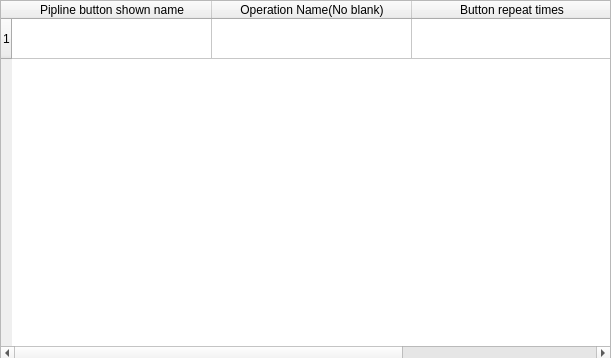
<?xml version="1.0" encoding="UTF-8"?>
<ui version="4.0">
 <class>OperationPipelineSetting</class>
 <widget class="QWidget" name="OperationPipelineSetting">
  <property name="geometry">
   <rect>
    <x>0</x>
    <y>0</y>
    <width>611</width>
    <height>358</height>
   </rect>
  </property>
  <property name="windowTitle">
   <string>Patient information pattern setting</string>
  </property>
  <widget class="QTableWidget" name="tableWidget">
   <property name="geometry">
    <rect>
     <x>0</x>
     <y>0</y>
     <width>611</width>
     <height>361</height>
    </rect>
   </property>
   <property name="acceptDrops">
    <bool>false</bool>
   </property>
   <property name="autoScroll">
    <bool>true</bool>
   </property>
   <property name="textElideMode">
    <enum>Qt::ElideMiddle</enum>
   </property>
   <property name="showGrid">
    <bool>true</bool>
   </property>
   <property name="gridStyle">
    <enum>Qt::SolidLine</enum>
   </property>
   <property name="sortingEnabled">
    <bool>true</bool>
   </property>
   <property name="cornerButtonEnabled">
    <bool>true</bool>
   </property>
   <attribute name="horizontalHeaderCascadingSectionResizes">
    <bool>false</bool>
   </attribute>
   <attribute name="horizontalHeaderMinimumSectionSize">
    <number>80</number>
   </attribute>
   <attribute name="horizontalHeaderDefaultSectionSize">
    <number>200</number>
   </attribute>
   <attribute name="horizontalHeaderShowSortIndicator" stdset="0">
    <bool>true</bool>
   </attribute>
   <attribute name="verticalHeaderVisible">
    <bool>true</bool>
   </attribute>
   <attribute name="verticalHeaderMinimumSectionSize">
    <number>40</number>
   </attribute>
   <attribute name="verticalHeaderDefaultSectionSize">
    <number>40</number>
   </attribute>
   <attribute name="verticalHeaderHighlightSections">
    <bool>true</bool>
   </attribute>
   <attribute name="verticalHeaderShowSortIndicator" stdset="0">
    <bool>true</bool>
   </attribute>
   <attribute name="verticalHeaderStretchLastSection">
    <bool>false</bool>
   </attribute>
   <row/>
   <column>
    <property name="text">
     <string>Pipline button shown name</string>
    </property>
   </column>
   <column>
    <property name="text">
     <string>Operation Name(No blank)</string>
    </property>
   </column>
   <column>
    <property name="text">
     <string>Button repeat times</string>
    </property>
   </column>
  </widget>
 </widget>
 <resources/>
 <connections/>
</ui>
